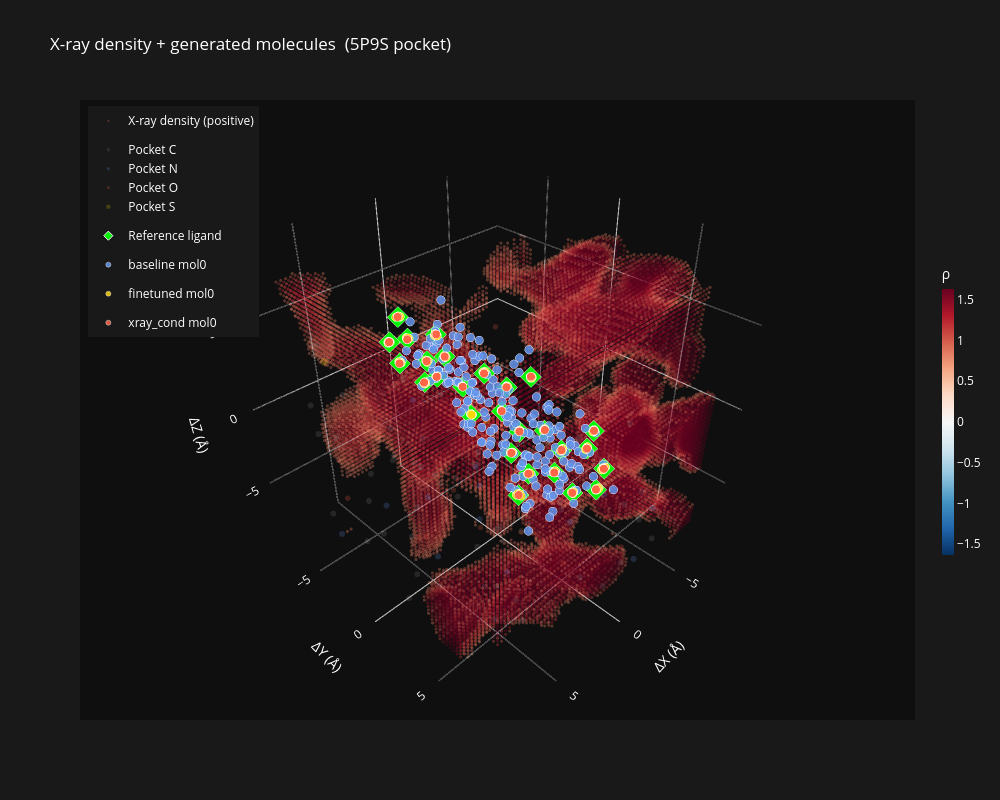

Write notebook code for a chart like this one.
### Code cell
# ── 3D scatter: density + pocket + molecules (relative to centroid) ───────────
DENSITY_FILTER = 'positive'  # 'positive' | 'negative' | 'both'
HALF = VOXEL_RES * GRID_SIZE / 2  # 8 Å

traces = []

# X-ray density
if density_64 is not None:
    d_flat = density_64.ravel()
    d_sigma = density_64.std()
    if DENSITY_FILTER == 'positive':
        dmask = d_flat >= 1.0 * d_sigma
    elif DENSITY_FILTER == 'negative':
        dmask = d_flat <= -1.0 * d_sigma
    else:
        dmask = np.abs(d_flat) >= 1.0 * d_sigma

    Xd = gi.ravel()[dmask]
    Yd = gj.ravel()[dmask]
    Zd = gk.ravel()[dmask]
    vals = d_flat[dmask]
    clim = 2.0 * d_sigma

    traces.append(go.Scatter3d(
        x=Xd, y=Yd, z=Zd, mode='markers',
        marker=dict(size=1.8, color=vals, colorscale='RdBu', reversescale=True,
                    cmin=-clim, cmax=clim, opacity=0.35,
                    colorbar=dict(title='ρ', thickness=12, len=0.5,
                                  tickfont=dict(color='white'))),
        name=f'X-ray density ({DENSITY_FILTER})',
    ))

# Pocket atoms (relative to centroid)
poc_rel = poc_coords - centroid
in_grid = np.all(np.abs(poc_rel) <= HALF, axis=1)
poc_in  = poc_rel[in_grid]
elems_in = [e for e, m in zip(poc_elems, in_grid) if m]
for elem in sorted(set(elems_in)):
    mask = [i for i, e in enumerate(elems_in) if e == elem]
    xyz  = poc_in[mask]
    traces.append(go.Scatter3d(
        x=xyz[:, 0], y=xyz[:, 1], z=xyz[:, 2], mode='markers',
        marker=dict(size=ELEM_SIZE.get(elem, 3), color=ELEM_COLOR.get(elem, 'white'),
                    opacity=0.2),
        name=f'Pocket {elem}', legendgroup='pocket',
    ))

# Reference ligand
if ref_mol is not None:
    lig_rel  = mol_coords(ref_mol) - centroid
    lig_elem = mol_elems(ref_mol)
    traces.append(go.Scatter3d(
        x=lig_rel[:, 0], y=lig_rel[:, 1], z=lig_rel[:, 2], mode='markers',
        marker=dict(size=7, color='lime', symbol='diamond', opacity=0.95,
                    line=dict(width=1, color='white')),
        name='Reference ligand',
    ))

# Generated molecules per condition (all molecules, labelled)
for cond, mols in gen_mols.items():
    color = COND_COLOR[cond]
    for i, mol in enumerate(mols):
        xyz = mol_coords(mol) - centroid
        smi = Chem.MolToSmiles(mol)
        traces.append(go.Scatter3d(
            x=xyz[:, 0], y=xyz[:, 1], z=xyz[:, 2], mode='markers',
            marker=dict(size=5, color=color, opacity=0.85,
                        line=dict(width=0.5, color='white')),
            name=f'{cond} mol{i}',
            legendgroup=cond,
            showlegend=(i == 0),
            hovertext=[f'{cond} mol{i}\n{smi}'] * xyz.shape[0],
            hovertemplate='%{hovertext}<extra></extra>',
        ))

fig = go.Figure(traces)
fig.update_layout(
    title=f'X-ray density + generated molecules  ({pdb_id.upper() if pdb_id else ""} pocket)',
    scene=dict(
        xaxis_title='ΔX (Å)', yaxis_title='ΔY (Å)', zaxis_title='ΔZ (Å)',
        aspectmode='cube', bgcolor='rgb(15,15,15)',
        xaxis=dict(showbackground=False, gridcolor='rgba(255,255,255,0.1)',
                   range=[-HALF-1, HALF+1]),
        yaxis=dict(showbackground=False, gridcolor='rgba(255,255,255,0.1)',
                   range=[-HALF-1, HALF+1]),
        zaxis=dict(showbackground=False, gridcolor='rgba(255,255,255,0.1)',
                   range=[-HALF-1, HALF+1]),
    ),
    paper_bgcolor='rgb(25,25,25)', font_color='white',
    legend=dict(x=0.01, y=0.99, font_color='white'),
    width=1000, height=800,
)
fig.show()
print(f'Pocket in grid : {in_grid.sum()} / {len(poc_coords)}')
